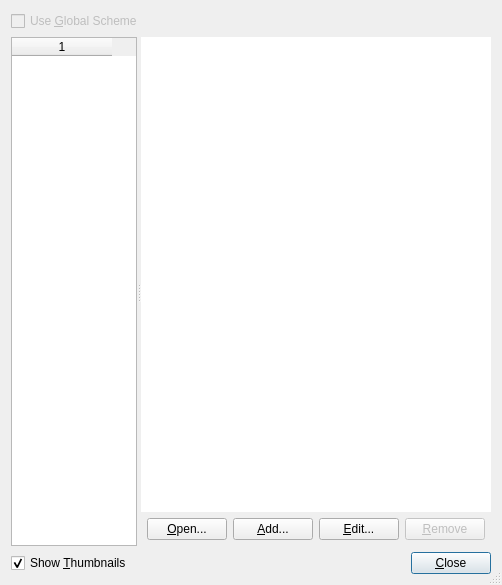
<?xml version="1.0" encoding="UTF-8"?>
<ui version="4.0">
 <class>RenderSettingDialog</class>
 <widget class="QDialog" name="RenderSettingDialog">
  <property name="geometry">
   <rect>
    <x>0</x>
    <y>0</y>
    <width>502</width>
    <height>585</height>
   </rect>
  </property>
  <property name="minimumSize">
   <size>
    <width>340</width>
    <height>340</height>
   </size>
  </property>
  <property name="acceptDrops">
   <bool>true</bool>
  </property>
  <property name="windowTitle">
   <string>Render Setting</string>
  </property>
  <property name="windowIcon">
   <iconset resource="../qt-resources/qt_widgets.qrc">
    <normaloff>:/gnome_stock_color_16.png</normaloff>:/gnome_stock_color_16.png</iconset>
  </property>
  <property name="sizeGripEnabled">
   <bool>true</bool>
  </property>
  <layout class="QVBoxLayout" name="verticalLayout_2">
   <item>
    <layout class="QHBoxLayout" name="horizontalLayout_2">
     <item>
      <widget class="QCheckBox" name="use_global_checkbox">
       <property name="enabled">
        <bool>false</bool>
       </property>
       <property name="text">
        <string>Use &amp;Global Scheme</string>
       </property>
      </widget>
     </item>
     <item>
      <spacer name="horizontalSpacer_2">
       <property name="orientation">
        <enum>Qt::Horizontal</enum>
       </property>
       <property name="sizeHint" stdset="0">
        <size>
         <width>40</width>
         <height>20</height>
        </size>
       </property>
      </spacer>
     </item>
    </layout>
   </item>
   <item>
    <widget class="QSplitter" name="splitter">
     <property name="sizePolicy">
      <sizepolicy hsizetype="Expanding" vsizetype="Expanding">
       <horstretch>0</horstretch>
       <verstretch>0</verstretch>
      </sizepolicy>
     </property>
     <property name="orientation">
      <enum>Qt::Horizontal</enum>
     </property>
     <widget class="QTableWidget" name="categories_table">
      <property name="minimumSize">
       <size>
        <width>120</width>
        <height>0</height>
       </size>
      </property>
      <property name="tabKeyNavigation">
       <bool>false</bool>
      </property>
      <property name="selectionMode">
       <enum>QAbstractItemView::SingleSelection</enum>
      </property>
      <property name="selectionBehavior">
       <enum>QAbstractItemView::SelectRows</enum>
      </property>
      <property name="horizontalScrollMode">
       <enum>QAbstractItemView::ScrollPerItem</enum>
      </property>
      <property name="gridStyle">
       <enum>Qt::NoPen</enum>
      </property>
      <property name="columnCount">
       <number>1</number>
      </property>
      <column/>
     </widget>
     <widget class="QFrame" name="right_side_frame">
      <property name="autoFillBackground">
       <bool>true</bool>
      </property>
      <property name="frameShape">
       <enum>QFrame::NoFrame</enum>
      </property>
      <property name="frameShadow">
       <enum>QFrame::Sunken</enum>
      </property>
      <layout class="QVBoxLayout" name="verticalLayout">
       <property name="spacing">
        <number>0</number>
       </property>
       <property name="margin">
        <number>0</number>
       </property>
       <item>
        <widget class="QListWidget" name="schemes_list">
         <property name="frameShape">
          <enum>QFrame::NoFrame</enum>
         </property>
        </widget>
       </item>
       <item>
        <widget class="QWidget" name="widget" native="true">
         <layout class="QHBoxLayout" name="horizontalLayout_4">
          <property name="margin">
           <number>6</number>
          </property>
          <item>
           <layout class="QHBoxLayout" name="horizontalLayout_3">
            <item>
             <widget class="QPushButton" name="open_button">
              <property name="text">
               <string>&amp;Open...</string>
              </property>
             </widget>
            </item>
            <item>
             <widget class="QPushButton" name="add_button">
              <property name="text">
               <string>&amp;Add...</string>
              </property>
             </widget>
            </item>
            <item>
             <widget class="QPushButton" name="edit_button">
              <property name="text">
               <string>&amp;Edit...</string>
              </property>
             </widget>
            </item>
            <item>
             <widget class="QPushButton" name="remove_button">
              <property name="enabled">
               <bool>false</bool>
              </property>
              <property name="text">
               <string>&amp;Remove</string>
              </property>
             </widget>
            </item>
            <item>
             <spacer name="horizontalSpacer_3">
              <property name="orientation">
               <enum>Qt::Horizontal</enum>
              </property>
              <property name="sizeHint" stdset="0">
               <size>
                <width>40</width>
                <height>20</height>
               </size>
              </property>
             </spacer>
            </item>
           </layout>
          </item>
         </layout>
        </widget>
       </item>
      </layout>
     </widget>
    </widget>
   </item>
   <item>
    <layout class="QHBoxLayout" name="horizontalLayout">
     <item>
      <widget class="QCheckBox" name="show_thumbnails_checkbox">
       <property name="text">
        <string>Show &amp;Thumbnails</string>
       </property>
       <property name="checked">
        <bool>true</bool>
       </property>
      </widget>
     </item>
     <item>
      <spacer name="horizontalSpacer">
       <property name="orientation">
        <enum>Qt::Horizontal</enum>
       </property>
       <property name="sizeHint" stdset="0">
        <size>
         <width>501</width>
         <height>17</height>
        </size>
       </property>
      </spacer>
     </item>
     <item>
      <widget class="QPushButton" name="close_button">
       <property name="text">
        <string>&amp;Close</string>
       </property>
       <property name="default">
        <bool>true</bool>
       </property>
      </widget>
     </item>
    </layout>
   </item>
  </layout>
 </widget>
 <resources>
  <include location="../qt-resources/qt_widgets.qrc"/>
 </resources>
 <connections/>
</ui>
